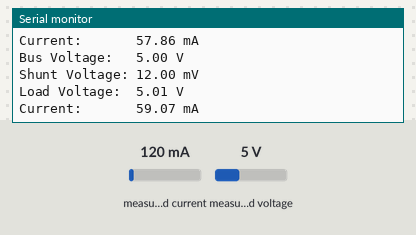
The sketch below on a simulated Arduino Uno, built with avr-gcc and run on an emulated ATmega328P. Shown: the last lines printed to the serial monitor. The test bench sets the inputs (shaded band); at power-on: measured current 120 mA, measured voltage 5 V.

Above: at 1.2 s.
1.3 s: measured current set to 40 mA
At 1.47 s:
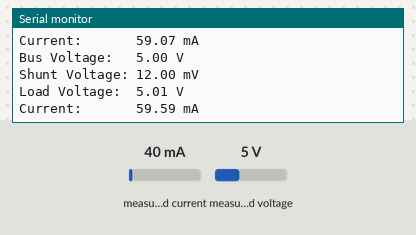
2.8 s: measured voltage set to 0.3 V
At 2.98 s:
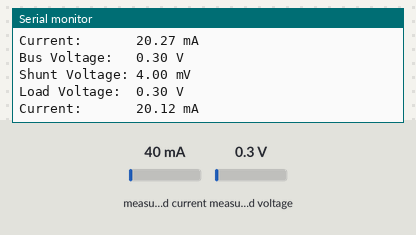
4.3 s: measured current set to 500 mA
At 4.49 s:
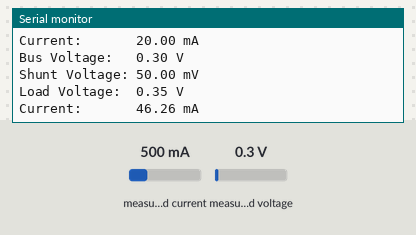
Timing chart, 0 to 7.3 s (numbered marks = the images above; inputs shaded):
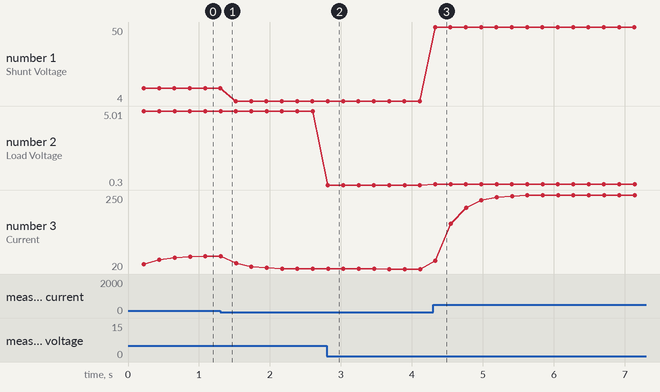

Measured:
- after the input at 2.8 s, the serial monitor: prints a new line at once (image 2)
- after the input at 4.3 s, the serial monitor: prints a new line at once (image 3)
- plotted number 1: 12 → 4 after the input at 1.3 s, 4 → 50 after the input at 4.3 s
- plotted number 2: 5 → 0.3 after the input at 2.8 s, 0.3 → 0.35 after the input at 4.3 s
- plotted number 3: 59.07 → 20.27 after the input at 1.3 s, 20 → 250 after the input at 4.3 s

The sketch:

micro_current_meter.ino
```cpp
#include <Wire.h>
#include <Adafruit_INA219.h>

Adafruit_INA219 ina219;

void setup(void)
{
  uint32_t currentFrequency;

  Serial.begin(115200);
  Serial.println("Hello!");

  Serial.println("Measuring voltage and current with INA219 ...");
  ina219.begin();
}

void loop(void)
{
  static float shuntvoltage;
  static float busvoltage;
  static float current_mA;
  static float loadvoltage;
  static int i;

  shuntvoltage = ina219.getShuntVoltage_mV();
  busvoltage = ina219.getBusVoltage_V();
  float buf_cruuent = current_mA ;
  current_mA = (0.99f * buf_cruuent) +  (0.01f * (ina219.getCurrent_mA() - buf_cruuent));
  loadvoltage = busvoltage + (shuntvoltage / 1000);
  if (i >40)
  {
    i = 0;
    Serial.print("Bus Voltage:   "); Serial.print(busvoltage); Serial.println(" V");
    Serial.print("Shunt Voltage: "); Serial.print(shuntvoltage); Serial.println(" mV");
    Serial.print("Load Voltage:  "); Serial.print(loadvoltage); Serial.println(" V");
    Serial.print("Current:       "); Serial.print(current_mA); Serial.println(" mA");
    Serial.println("");
  }
  i++;

}
```
